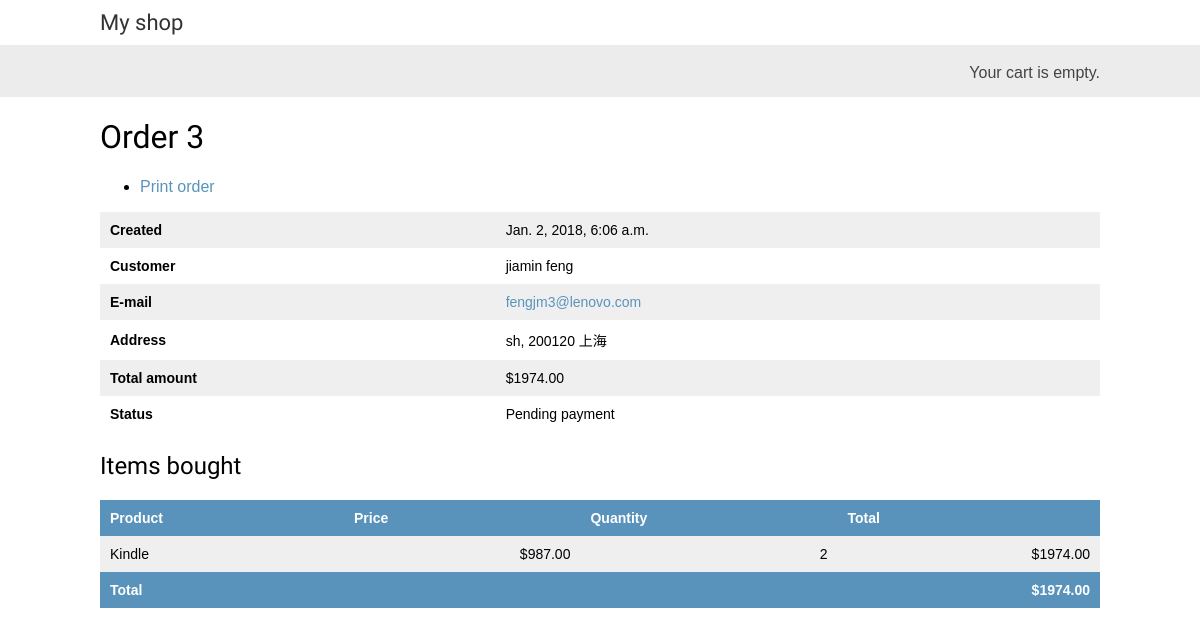
The app's page /order/admin/order/3/, older data.
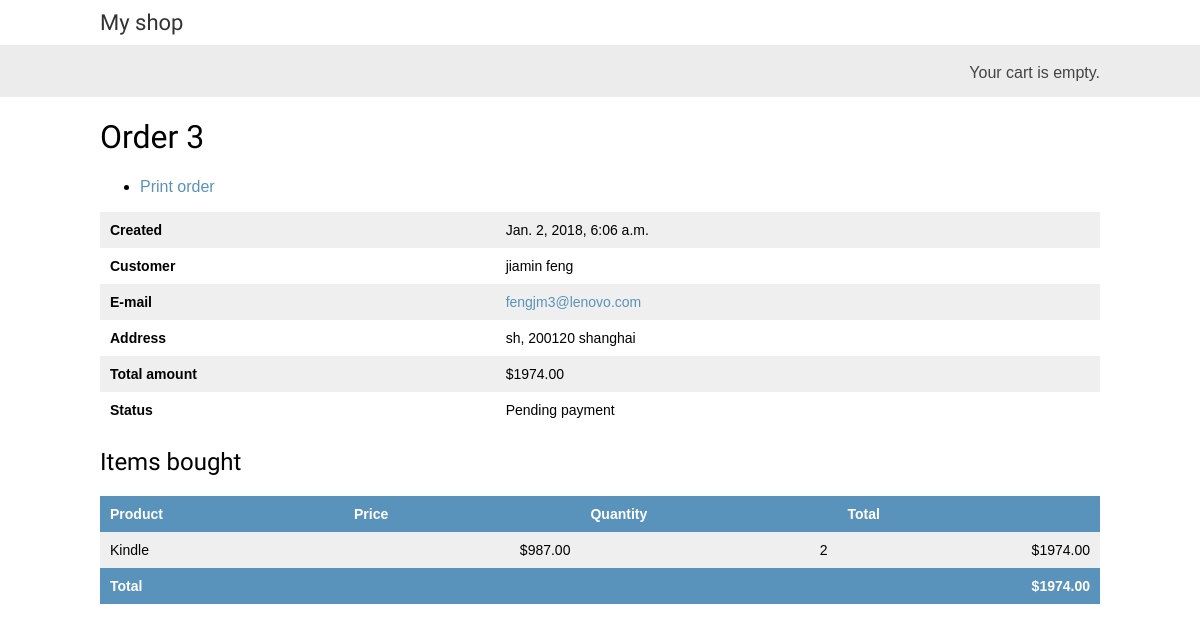
The same page, newer data.
### orders/models.py (models this page shows, shortened)
class Order(models.Model):
    first_name = models.CharField(max_length=50)
    last_name = models.CharField(max_length=50)
    email = models.EmailField()
    address = models.CharField(max_length=250)
    postal_code = models.CharField(max_length=20)
    city = models.CharField(max_length=100)
    created = models.DateTimeField(auto_now_add=True)
    updated = models.DateTimeField(auto_now=True)
    paid = models.BooleanField(default=False)
    coupon = models.ForeignKey(Coupon,related_name='orders',null=True,blank=True)
    discount = models.IntegerField(default=0,validators=[MinValueValidator(0),MaxValueValidator(100)])
    class Meta:
        ordering = ('-created',)
    def get_total_cost(self):
        total_cost = sum(item.get_cost() for item in self.items.all())
        return total_cost - total_cost * (self.discount/Decimal('100'))

class OrderItem(models.Model):
    order = models.ForeignKey(Order,related_name='items')
    product = models.ForeignKey(Product,related_name='order_items')
    price = models.DecimalField(max_digits=10,decimal_places=2)
    quantity = models.PositiveIntegerField(default=1)
    def get_cost(self):
        return self.quantity * self.price

### shop/models.py (models this page shows, shortened)
class Product(models.Model):
    category = models.ForeignKey(Category,related_name='products')
    name = models.CharField(max_length=200,db_index=True)
    slug = models.SlugField(max_length=200,db_index=True)
    image = models.ImageField(upload_to="products/%Y/%m/%d",blank=True)
    description = models.TextField(blank=True)
    price = models.DecimalField(max_digits=10,decimal_places=2)
    stock = models.PositiveIntegerField()
    available = models.BooleanField(default=True)
    created = models.DateTimeField(auto_now_add=True)
    updated = models.DateTimeField(auto_now=True)
    class Meta:
        ordering = ('name',)
        index_together = (('id','slug'),)

### orders/views.py (the view)
# urls.py: url(r'^admin/order/(?P<order_id>\d+)/$',views.admin_order_detail,name='admin_order_detail'),
def admin_order_detail(request,order_id):
    order = get_object_or_404(Order,id=order_id)
    return render(request,'admin/orders/order/detail.html',{'order':order})

### cart/cart.py (called while the page is built)
    def __len__(self):
        return sum(item['quantity'] for item in self.cart.values())

### cart/context_processors.py (called while the page is built)
def cart(request):
    return {'cart':Cart(request)}

### orders/templates/admin/orders/order/detail.html (shortened to what this page needs)
{% extends "shop/base.html" %}
{% load static %}
{% block content %}
    <h1>Order {{ order.id }}</h1>
    <ul class="object-tools">
        <li>
            <a href="#" onclick="window.print();">Print order</a>
        </li>
    </ul>
    <table>
        <tr>
            <th>Created</th>
            <td>{{ order.created }}</td>
        </tr>
        <tr>
            <th>Customer</th>
            <td>{{ order.first_name }} {{ order.last_name }}</td>
        </tr>
        <tr>
            <th>E-mail</th>
            <td><a href="mailto:{{ order.email }}">{{ order.email }}</a></td>
        </tr>
        <tr>
            <th>Address</th>
            <td>{{ order.address }}, {{ order.postal_code }} {{ order.city}}</td>
        </tr>
        <tr>
            <th>Total amount</th>
            <td>${{ order.get_total_cost }}</td>
        </tr>
        <tr>
            <th>Status</th>
            <td>{% if order.paid %}Paid{% else %}Pending payment{% endif %}</td>
        </tr>
    </table>
    <div class="module">
        <div class="tabular inline-related last-related">
            <table>
                <h2>Items bought</h2>
                <thead>
                    <tr>
                        <th>Product</th>
                        <th>Price</th>
                        <th>Quantity</th>
                        <th>Total</th>
                    </tr>
                </thead>
                <tbody>
                    {% for item in order.items.all %}
                    <tr class="row{% cycle "1" "2" %}">
                        <td>{{ item.product.name }}</td>
                        <td class="num">${{ item.price }}</td>
                        <td class="num">{{ item.quantity }}</td>
                        <td class="num">${{ item.get_cost }}</td>
                    </tr>
                    {% endfor %}
                    <tr class="total">
                        <td colspan="3">Total</td>
                        <td class="num">${{ order.get_total_cost }}</td>
                    </tr>
                </tbody>
            </table>
        </div>
    </div>
{% endblock %}

### shop/templates/shop/base.html (shortened to what this page needs)
{% load static %}
<!DOCTYPE html>
<html>
<head>
    <link href="{% static "css/base.css" %}" rel="stylesheet">
</head>
<body>
    <div id="header">
        <a href="/" class="logo">My shop</a>
    </div>
    <div id="subheader">
        <div class="cart">
            {% with total_items=cart|length %}
                {% if cart|length > 0 %}
                    Your cart:
                    <a href="{% url "cart:cart_detail" %}">
                        {{ total_items }} item{{ total_items|pluralize }},
                        {{ cart.get_total_price }}
                    </a>
                {% else %}
                    Your cart is empty.
                {% endif %}
            {% endwith %}
        </div>
    </div>
    <div id="content">
        {% block content %}
        {% endblock %}
    </div>
</body>
</html>

### shop/static/css/base.css (style rules this page uses)
body { margin:0; padding:0; font-family:helvetica, sans-serif; }
h1, h2, h3, h4, h5 , h6 { font-family: 'Ubuntu', sans-serif; font-weight:normal; }
a { text-decoration:none; color:#5993bb; }
table { width:100%; border-spacing:0; border-collapse: collapse; }
table th, table td { text-align:left; font-size:14px; padding:10px; margin:0; }
tbody tr:nth-child(odd) { background:#efefef; }
thead th, tbody tr.total { background:#5993bb; color:#fff; font-weight:bold; }
tbody td.num { text-align:right; }
#header { padding:10px 100px; font-size:18px; overflow:auto; }
#subheader { background:#ececec; color:#444; padding:15px 100px; overflow:auto; }
#header .logo { font-family: 'Ubuntu', sans-serif; float:left; color:#333; font-size:22px; margin-right:10%; }
#subheader .cart { float:right; padding-top:4px; }
#content { padding:0 100px; overflow:hidden; }

Row changes from the older to the newer data that the page shows:
changed Order "jiamin": city "上海" → "shanghai"
